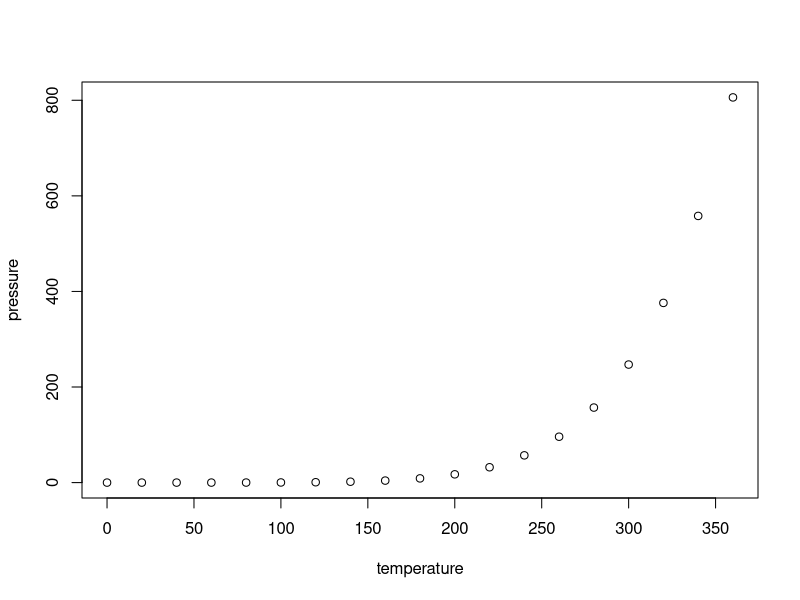
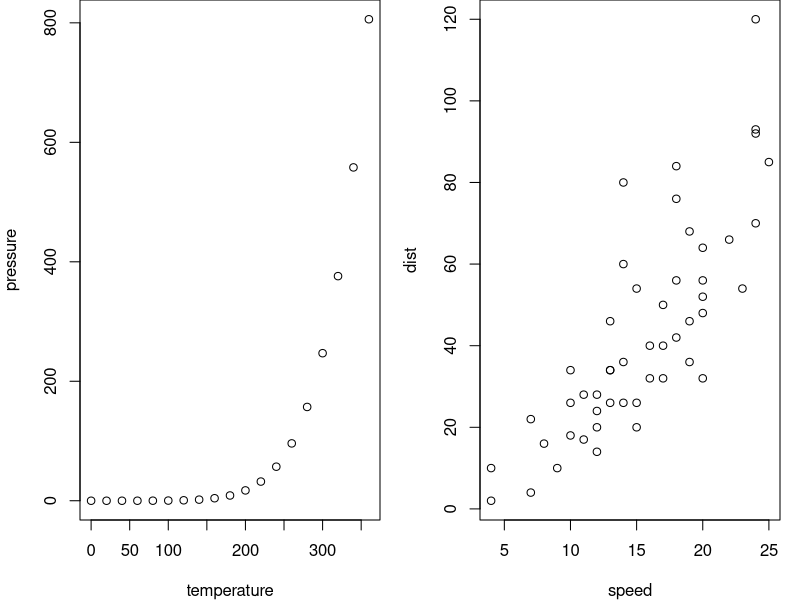
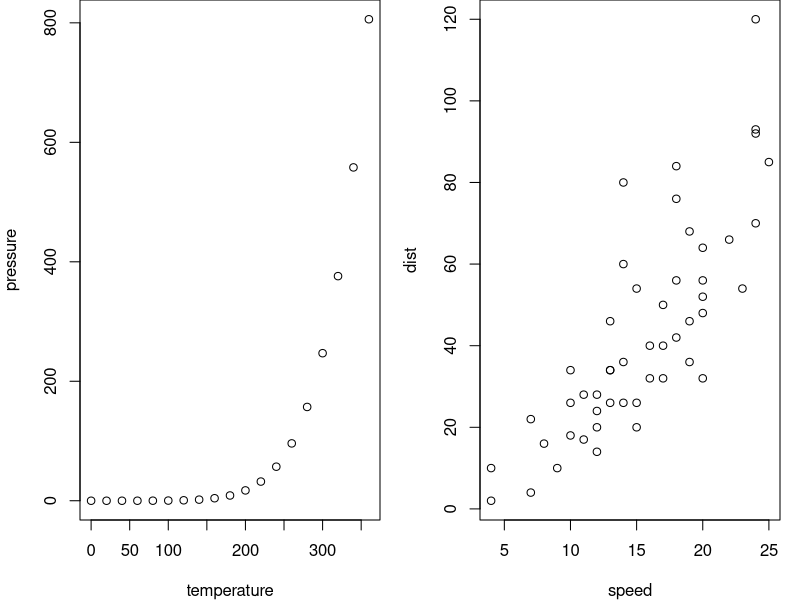

Reproduce these figures in R, in order.
## ---- chunk 1
knitr::opts_chunk$set(
  comment = "#",
  collapse = TRUE,
  warning = FALSE,
  message = FALSE,
  fig.width=6, fig.height=6,
  fig.align = 'center'
)
## ---- chunk 2
knitr::opts_chunk$set(
  comment = "#",
  collapse = TRUE,
  warning = FALSE,
  message = FALSE,
  fig.width=5, fig.height=5,
  fig.align = 'center'
)
## ---- chunk 3
options(repos=structure(c(CRAN="http://cran.r-project.org")))
## ---- chunk 4
summary(cars)
## ---- chunk 5
plot(pressure)
## ---- chunk 6
par(mfrow=c(1,2), mar = c(4,4,0,1))
plot(pressure)
plot(cars)
## ---- chunk 7
par(mfrow=c(1,2), mar = c(4,4,0,1))
plot(pressure)
plot(cars)
